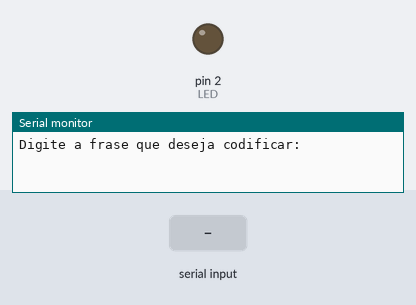
Simulated run of this sketch. Board: Arduino Uno, built with avr-gcc and run on an emulated ATmega328P. Shown: output pins drawn as LEDs (lit = HIGH), the last lines printed to the serial monitor. Dashed ring = blinking. Inputs (shaded band) come from the test bench.

Above: at 1.2 s.
1.3 s: "1" received over Serial
At 2.65 s:
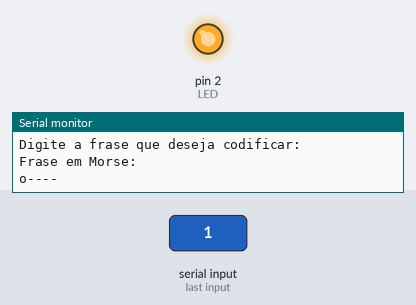
4.3 s: "0" received over Serial
At 5.45 s:
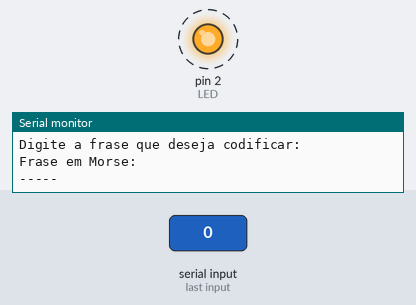
7.3 s: "2" received over Serial
At 10.5 s:
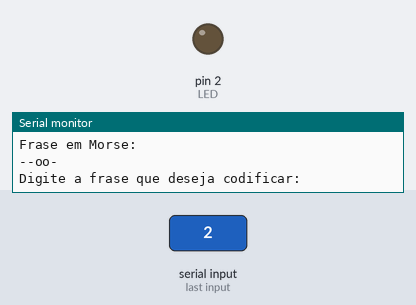
Timing chart, 0 to 12.0 s (numbered marks = the images above; inputs shaded):
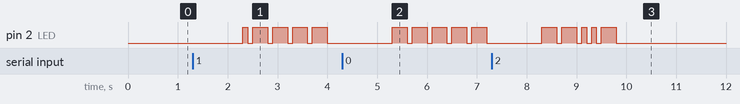

Measured:
- after the input at 1.3 s, pin 2 (LED): LOW → HIGH after 1.0 s, then repeats every 0.40 s: LOW 0.10 s, HIGH 0.30 s
- after the input at 4.3 s, pin 2 (LED): alternates HIGH for 0.30 s and LOW for 0.10 s, starting after 1.0 s
- after the input at 7.3 s, pin 2 (LED): LOW → HIGH after 1.0 s, → LOW 0.30 s later, → HIGH 0.10 s later, → LOW 0.30 s later, … (10 changes in this stretch)

The sketch:

ArduinoMorseV1.ino
```cpp
int LED = 2;
char alfabeto[37] = {'a', 'b', 'c', 'd', 'e', 'f', 'g', 'h',
                     'i', 'j', 'k', 'l', 'm', 'n', 'o', 'p', 'q',
                     'r', 's', 't', 'u', 'v', 'w', 'x', 'y', 'z',
                     '1', '2', '3', '4', '5', '6', '7', '8', '9', '0', ' '
                    };
char morse[37][7] = {{ "o- "}, {"-ooo "}, {"-o-o "}, {"-oo "}, {"o "}, {"oo-o "},
  {"--o "}, { "oooo "}, {"oo " }, {"o--- "}, {"-o- "}, {"o-oo "},
  {"-- "}, {"-o "}, {"--- "}, { "o--o "}, {"--o- "}, { "o-o "},
  {"ooo "}, {"- "}, {"oo- "}, {"ooo- "}, {"o-- "}, {"-oo- "},
  {"-o-- "}, {"--oo "}, {"o---- "}, {"--oo- "}, {"ooo-- "},
  {"oooo- "}, {"ooooo "}, {"-oooo "}, {"--ooo "}, {"---oo "},
  {"----o "}, {"----- "}, {" "}
};

String nome;

char ligaLed[2] = {'o', '-'};
int esperaCurto = 100, esperaLongo = 300;


void setup() {
  Serial.begin(9600);
  pinMode(LED, OUTPUT);
}

void loop() {
  Serial.println("Digite a frase que deseja codificar:");
  // apenas responde quando dados são recebidos:
  while (Serial.available() == 0) {}
  // lê do buffer o dado recebido:
  nome = Serial.readString();
  nome.toLowerCase();
  Serial.println("Frase em Morse:");
  // responde com o codigo codificado:
  for (int i = 0; nome[i] != 0; i++) {
    for (int j = 0; alfabeto[j] != 0; j++) {
      if (nome[i] == alfabeto[j]) {
        Serial.print(morse[j]);
        for (int k = 0; morse[j][k] != 0; k++) {
          if (morse[j][k] == ligaLed[0]) {
            digitalWrite(LED, HIGH);
            delay(esperaCurto);
            digitalWrite(LED, LOW);
            delay(esperaCurto);
          }
          if (morse[j][k] == ligaLed[1]) {
            digitalWrite(LED, HIGH);
            delay(esperaLongo);
            digitalWrite(LED, LOW);
            delay(esperaCurto);
          }
        }
      }
    }
  }
  Serial.println();
  Serial.println();
}
```
